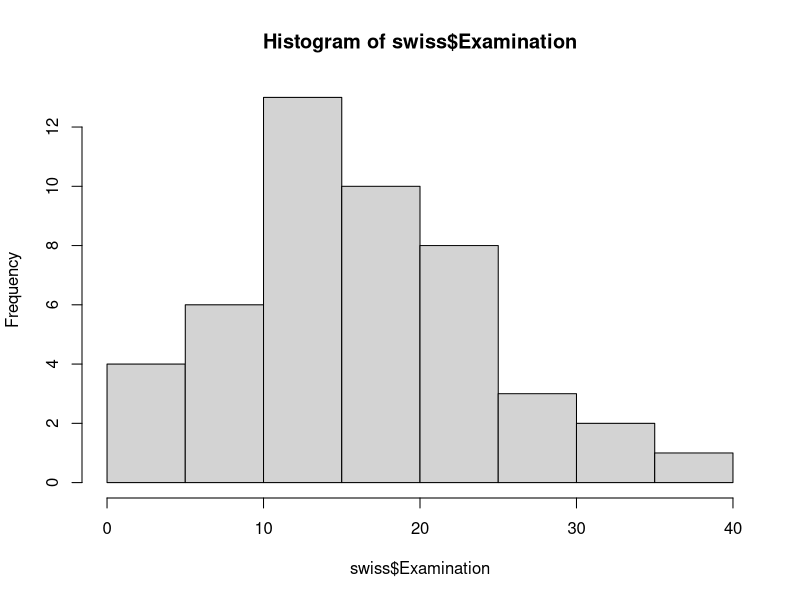
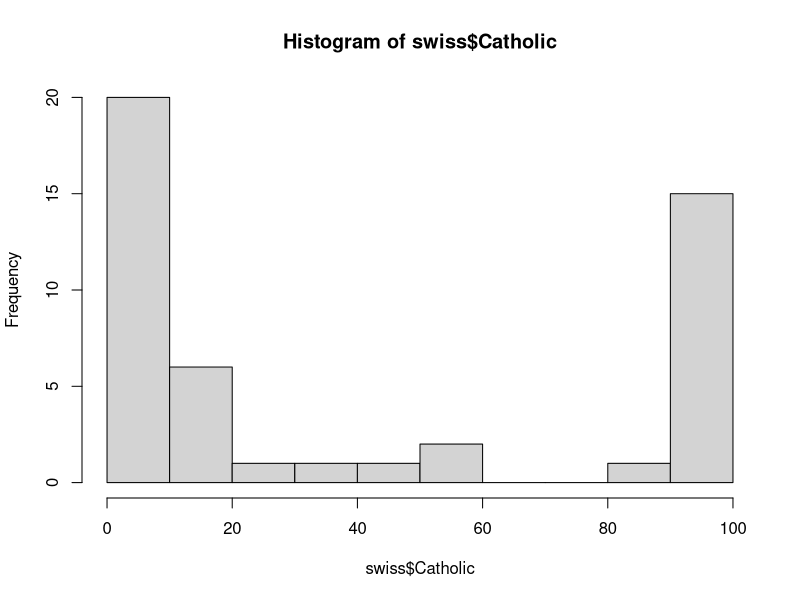
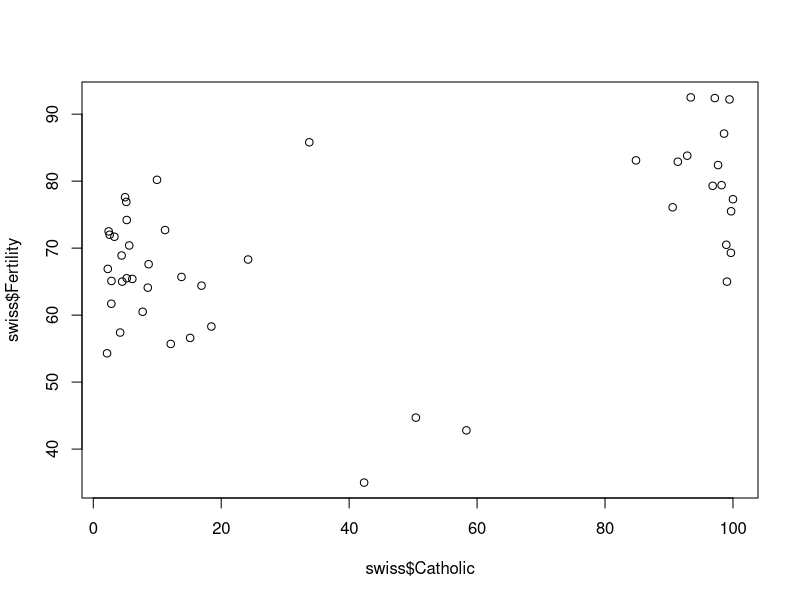
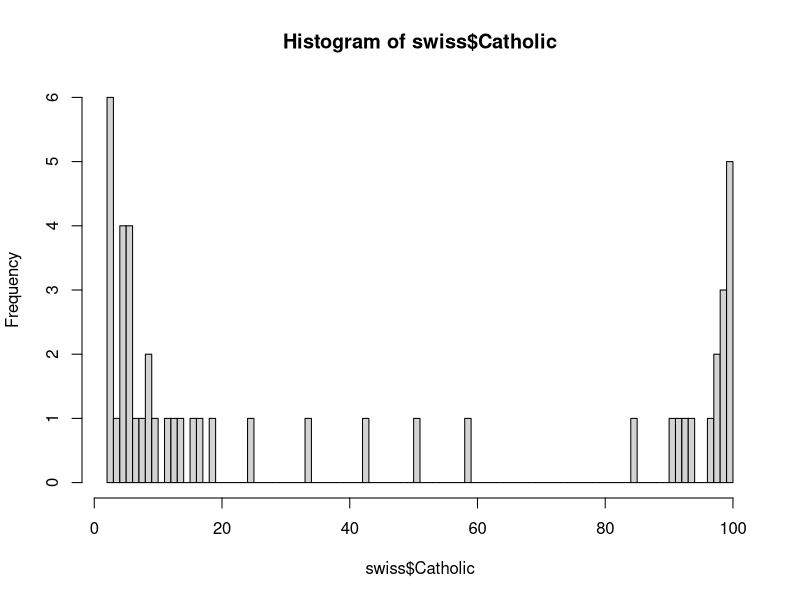
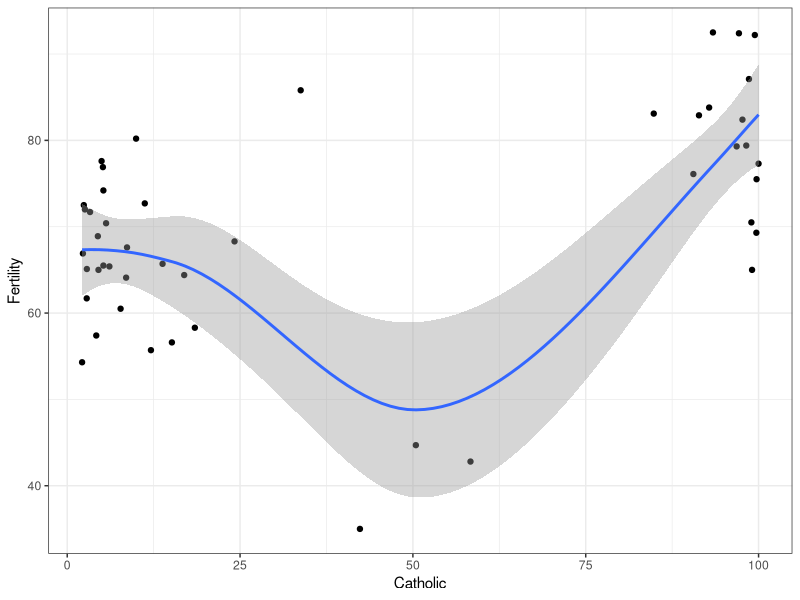

Here is the R script that generated these plots, in order: (Note: this script raises an error after producing the figures.)
##Lecture 2 - 18.09.2015
##List preloaded datasets
data()
##Load Swiss dataset
data(swiss)
##Create a function for the mean of x (x is not yet specified)
fun_mean<-function(x){sum(x)/length(x)}
##Define what x is and run the function you just created
fun_mean(x=swiss$Examination)
##Run a histogram. For that we indicate the dataset
##... and we use the $ sign to select our variable of interest
hist(swiss$Examination)
##Mean
mean(swiss$Examination)
##If you have missing values you have to remove them as follows
mean(swiss$Examination, na.rm=TRUE)
##Generate Standard Error function using the standard deviation
sd_error <- function(x) {
  sd(x) / sqrt(length(x))
}
##Indicate that sd_error function refers to variable Examination
sd_error(swiss$Examination)
##Assign variables you are gonna be using repeatedly to functions
meanexamination<-mean(swiss$Examination)
data(mdeaths)
data("AirPassengers")
summary(AirPassengers)
swiss
hist(swiss$Catholic)
plot(swiss$Catholic,swiss$Fertility)
cor.test(swiss$Catholic, swiss$Fertility)
density(swiss$Catholic)
hist(swiss$Catholic,breaks=100)
library(ggplot2)
##Do a plot of Catholic and Fertility
plot1<-ggplot(swiss, aes(Catholic,Fertility))+geom_point() + geom_smooth() + theme_bw()
plot1
#Create a function 
sub_cath <- function(x){
  x[x$Catholic>75,]
}
catholic <- sub_cath(swiss)
mean(sub_cath)
summary(sub_cath)

print("hello world")

#End of file
